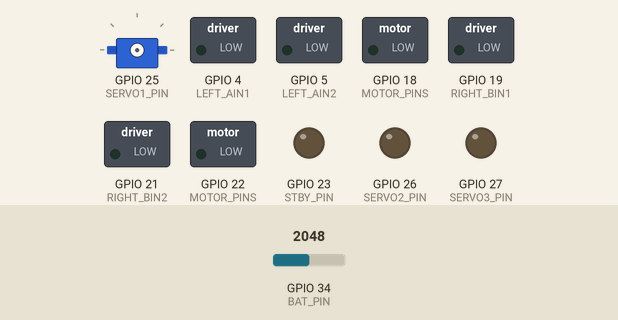
Simulated run of this sketch. Board: ESP32. On the bench: servo, switched loads named in the sketch (green lamp = pin HIGH), output pins drawn as LEDs (lit = HIGH). Inputs (shaded band) come from the test bench; at power-on: GPIO 34 (BAT_PIN) = 2048 (analog values on the 0–4095 scale). WiFi joins after 1.5 s; servers stay silent unless stated; no MQTT or app messages arrive unless stated; servo pulses on a pin are drawn as a servo (544–2400 µs = 0–180°); what the sketch prints to the serial monitor is not drawn.

Above: at 0.0 s.
At 1.0 s:
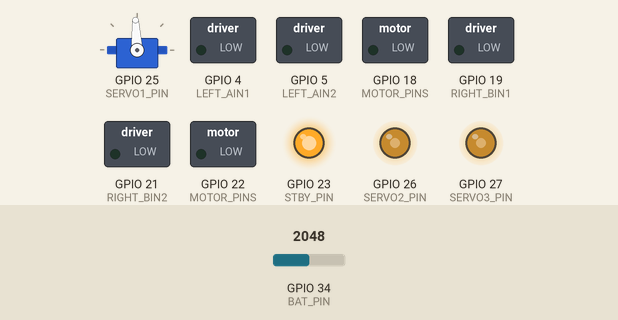
At 5.4 s:
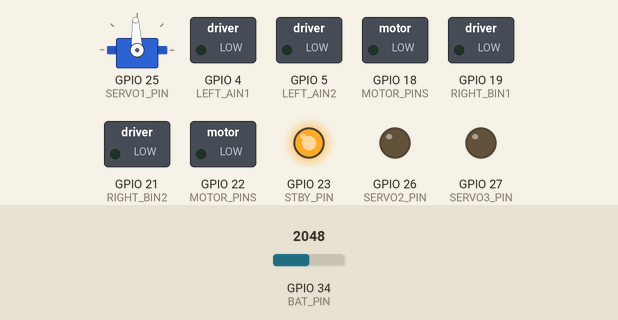
5.5 s: GPIO 34 (BAT_PIN) set to 2867
7.0 s: GPIO 34 (BAT_PIN) set to 2927
Timing chart, 0 to 10.0 s (numbered marks = the images above; inputs shaded):
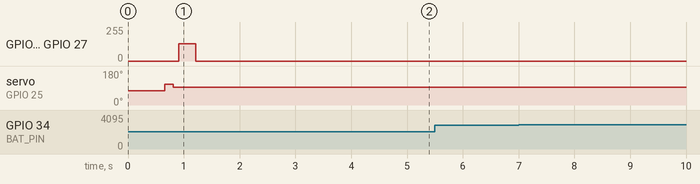

The sketch:

legotank_esp32.ino
```cpp
// (licence header left out)
#include <WiFi.h>
#include <PubSubClient.h>
#include <ArduinoJson.h>
#include "config.h"

// ============================================================
// 兼容 ESP32 Arduino Core 2.x 与 3.x 的 LEDC API 差异
// ============================================================
#if defined(ESP_ARDUINO_VERSION_MAJOR) && (ESP_ARDUINO_VERSION_MAJOR >= 3)
  #define LEDC_NEW_API 1
#else
  #define LEDC_NEW_API 0
#endif

// 电机 / 舵机 PWM 引脚
const uint8_t MOTOR_PINS[2] = { LEFT_PWM, RIGHT_PWM };
const uint8_t SERVO_PINS[3] = { SERVO1_PIN, SERVO2_PIN, SERVO3_PIN };

#if !LEDC_NEW_API
// Core 2.x 需要手动分配通道号
const uint8_t MOTOR_CH[2] = { 0, 1 };
const uint8_t SERVO_CH[3] = { 2, 3, 4 };
const uint8_t SERVO23_CH[2] = { 5, 6 };  // M2/M3 直接PWM通道
#endif

// ============================================================
// 全局对象与状态
// ============================================================
WiFiClient   wifiClient;
PubSubClient mqttClient(wifiClient);

// 当前控制量
int16_t motorL = 0;   // 左电机：-255 ~ 255
int16_t motorR = 0;   // 右电机：-255 ~ 255
int16_t servoM1 = 90; // M1 舵机角度：0 ~ 180
uint8_t servoM2 = 0;   // M2 电平：0 ~ 255（直接 PWM）
uint8_t servoM3 = 0;   // M3 电平：0 ~ 255（直接 PWM）

uint32_t lastCmdMs    = 0;  // 上次收到指令的时间
uint32_t telemetryMs  = 0;  // 上次遥测发送时间
bool     wifiWasConnected = false; // 用于检测 WiFi 断线重连

// RSSI 持续过低重连配置（可通过 MQTT tank/cmd 下发修改）
int rssiReconnectThreshold = -75;         // 默认 -75dBm
unsigned long rssiReconnectDelayMs = 10000; // 默认持续 10 秒才触发重连
unsigned long rssiBelowThresholdSince = 0;  // RSSI 首次低于阈值的时间戳

// 电机换向保护状态
int16_t  appliedMotorL = 0;          // 最近一次实际输出到驱动的左电机值
int16_t  appliedMotorR = 0;          // 最近一次实际输出到驱动的右电机值
uint32_t directionChangeHoldEnd = 0; // 换向保持结束时间
bool     directionChangeHolding = false;

// ============================================================
// LEDC 辅助函数
// ============================================================
bool pwmAttach(uint8_t pin, uint32_t freq, uint8_t resolution, uint8_t channel) {
#if LEDC_NEW_API
  (void)channel;
  bool ok = ledcAttach(pin, freq, resolution);
  if (!ok) {
    Serial.print("[PWM] 引脚 ");
    Serial.print(pin);
    Serial.println(" 初始化失败");
  }
  return ok;
#else
  ledcSetup(channel, freq, resolution);
  ledcAttachPin(pin, channel);
  return true;
#endif
}

void pwmWrite(uint8_t pin, uint8_t channel, uint32_t duty) {
#if LEDC_NEW_API
  (void)channel;
  ledcWrite(pin, duty);
#else
  ledcWrite(channel, duty);
#endif
}

// ============================================================
// 电机控制
// ============================================================
void setMotor(uint8_t side, int speed) {
  if (side > 1) return;

  speed = constrain(speed, -255, 255);

  uint8_t in1, in2;
  if (side == 0) {
    in1 = LEFT_AIN1;
    in2 = LEFT_AIN2;
  } else {
    in1 = RIGHT_BIN1;
    in2 = RIGHT_BIN2;
  }

  if (speed > 0) {
    digitalWrite(in1, HIGH);
    digitalWrite(in2, LOW);
  } else if (speed < 0) {
    digitalWrite(in1, LOW);
    digitalWrite(in2, HIGH);
  } else {
    // 刹车/停止：两片输入都拉低
    digitalWrite(in1, LOW);
    digitalWrite(in2, LOW);
  }

  uint32_t duty = abs(speed);  // 8 位分辨率，0-255
#if !LEDC_NEW_API
  uint8_t ch = MOTOR_CH[side];
#else
  uint8_t ch = 0;
#endif
  pwmWrite(MOTOR_PINS[side], ch, duty);
}

// ============================================================
// 舵机控制（角度 -> 脉宽 -> 16 位占空比）
// ============================================================
void setServo(uint8_t idx, int angle) {
  if (idx > 2) return;

  angle = constrain(angle, 0, 180);

  // 把角度映射为脉宽（微秒）
  int pulseUs = map(angle, 0, 180, SERVO_MIN_US, SERVO_MAX_US);

  // 50Hz 周期 = 20000us，16 位最大值为 65535
  uint32_t maxDuty = (1UL << SERVO_RES) - 1;
  uint32_t duty = (uint32_t)((pulseUs / 20000.0) * maxDuty);
  duty = constrain(duty, 0, maxDuty);

#if !LEDC_NEW_API
  uint8_t ch = SERVO_CH[idx];
#else
  uint8_t ch = 0;
#endif
  pwmWrite(SERVO_PINS[idx], ch, duty);

  Serial.print("[Servo] M");
  Serial.print(idx + 1);
  Serial.print(" angle=");
  Serial.print(angle);
  Serial.print(" pulse=");
  Serial.print(pulseUs);
  Serial.print("us duty=");
  Serial.println(duty);
}

// M2/M3 直接 PWM 输出（电平值 0-255）
void setServoLevel(uint8_t idx, uint8_t level) {
  // idx: 0=M2, 1=M3
  uint32_t maxDuty = (1UL << SERVO23_RES) - 1;
  uint32_t duty = (uint32_t)level * maxDuty / 255;
  duty = constrain(duty, 0, maxDuty);

  uint8_t pin = (idx == 0) ? SERVO2_PIN : SERVO3_PIN;
#if !LEDC_NEW_API
  uint8_t ch = SERVO23_CH[idx];
#else
  uint8_t ch = 0;
#endif
  pwmWrite(pin, ch, duty);
}

// ============================================================
// 电池电压检测
// ============================================================
float readBatteryVoltage() {
  const int samples = 20;
  long sum = 0;
  for (int i = 0; i < samples; i++) {
    sum += analogRead(BAT_PIN);
    delayMicroseconds(100);
  }
  float adcAvg = sum / (float)samples;
  float vAdc = adcAvg * ADC_REF / ADC_MAX;
  float divider = BAT_R2 / (BAT_R1 + BAT_R2);
  return vAdc / divider;
}

// 保留两位小数（用于遥测 JSON）
float round2(float value) {
  return round(value * 100.0) / 100.0;
}

// ============================================================
// 输出同步
// ============================================================
// 电机输出，带换向保护：检测到方向切换时先强制输出 0 一段时间
void applyMotorOutputs() {
  int signL = (motorL > 0) ? 1 : (motorL < 0) ? -1 : 0;
  int signR = (motorR > 0) ? 1 : (motorR < 0) ? -1 : 0;
  int appliedSignL = (appliedMotorL > 0) ? 1 : (appliedMotorL < 0) ? -1 : 0;
  int appliedSignR = (appliedMotorR > 0) ? 1 : (appliedMotorR < 0) ? -1 : 0;

  bool dirChanged =
    (signL != 0 && appliedSignL != 0 && signL != appliedSignL) ||
    (signR != 0 && appliedSignR != 0 && signR != appliedSignR);

  if (dirChanged && !directionChangeHolding) {
    directionChangeHolding = true;
    directionChangeHoldEnd = millis() + DIRECTION_CHANGE_HOLD_MS;
    Serial.println("[MotorProtect] 检测到电机换向，强制停转保护");
  }

  if (directionChangeHolding) {
    setMotor(0, 0);
    setMotor(1, 0);
    appliedMotorL = 0;
    appliedMotorR = 0;
    if ((int32_t)(millis() - directionChangeHoldEnd) >= 0) {
      directionChangeHolding = false;
    }
    return;
  }

  setMotor(0, motorL);
  setMotor(1, motorR);
  appliedMotorL = motorL;
  appliedMotorR = motorR;
}

// 输出同步
void applyOutputs() {
  applyMotorOutputs();
  setServo(0, servoM1);
  setServoLevel(0, servoM2);
  setServoLevel(1, servoM3);
}

void stopAllMotors() {
  motorL = 0;
  motorR = 0;
  setMotor(0, 0);
  setMotor(1, 0);
  appliedMotorL = 0;
  appliedMotorR = 0;
  directionChangeHolding = false;
}

// ============================================================
// MQTT 指令解析
// ============================================================
void parseCommand(const char* json) {
  JsonDocument doc;
  DeserializationError error = deserializeJson(doc, json);

  if (error) {
    Serial.print("[MQTT] JSON 解析失败: ");
    Serial.println(error.c_str());
    return;
  }

  // 所有字段均为可选；缺失字段保持上一次值
  if (doc.containsKey("L"))  motorL  = (int16_t)doc["L"];
  if (doc.containsKey("R"))  motorR  = (int16_t)doc["R"];
  if (doc.containsKey("M1")) servoM1 = (int16_t)doc["M1"];
  if (doc.containsKey("M2")) servoM2 = (uint8_t)doc["M2"];
  if (doc.containsKey("M3")) servoM3 = (uint8_t)doc["M3"];

  // RSSI 重连参数（可通过上位机实时调整）
  if (doc.containsKey("rssi_threshold")) {
    rssiReconnectThreshold = (int)doc["rssi_threshold"];
    rssiBelowThresholdSince = 0;
    Serial.printf("[WiFi] RSSI 重连阈值已更新为 %d dBm\n", rssiReconnectThreshold);
  }
  if (doc.containsKey("rssi_delay")) {
    rssiReconnectDelayMs = (unsigned long)doc["rssi_delay"];
    rssiBelowThresholdSince = 0;
    Serial.printf("[WiFi] RSSI 重连延迟已更新为 %lu ms\n", rssiReconnectDelayMs);
  }

  applyOutputs();
  lastCmdMs = millis();

  Serial.println("[MQTT] 已执行控制指令");
}

void mqttCallback(char* topic, byte* payload, unsigned int length) {
  if (strcmp(topic, TOPIC_CMD) != 0) return;

  char buf[MQTT_BUFFER_SIZE];
  if (length >= sizeof(buf)) length = sizeof(buf) - 1;
  memcpy(buf, payload, length);
  buf[length] = '\0';

  Serial.print("[MQTT] 收到指令: ");
  Serial.println(buf);

  parseCommand(buf);
}

// ============================================================
// 网络与 MQTT 连接
// ============================================================
void setupWiFi() {
  Serial.print("[WiFi] 连接 ");
  Serial.print(WIFI_SSID);
  WiFi.begin(WIFI_SSID, WIFI_PASS);

  int attempt = 0;
  while (WiFi.status() != WL_CONNECTED && attempt < 20) {
    delay(100);
    Serial.print(".");
    attempt++;
  }

  if (WiFi.status() == WL_CONNECTED) {
    Serial.println();
    Serial.print("[WiFi] 已连接，IP: ");
    Serial.println(WiFi.localIP());
  } else {
    Serial.println();
    Serial.println("[WiFi] 连接失败，稍后重试");
  }
}

bool ensureWiFi() {
  if (WiFi.status() == WL_CONNECTED) {
    int32_t rssi = WiFi.RSSI();
    if (rssi < rssiReconnectThreshold) {
      if (rssiBelowThresholdSince == 0) {
        rssiBelowThresholdSince = millis();
        Serial.printf("[WiFi] 控制板信号强度 %d dBm 低于阈值 %d dBm，开始计时 %lu ms\n",
                      rssi, rssiReconnectThreshold, rssiReconnectDelayMs);
      } else if (millis() - rssiBelowThresholdSince >= rssiReconnectDelayMs) {
        Serial.printf("[WiFi] 信号强度持续低于阈值 %lu ms，触发重连\n",
                      millis() - rssiBelowThresholdSince);
        rssiBelowThresholdSince = 0;
        WiFi.disconnect();
        delay(100);
        setupWiFi();
        wifiWasConnected = false;
        return (WiFi.status() == WL_CONNECTED);
      }
    } else {
      rssiBelowThresholdSince = 0;  // 信号恢复，重置计时
    }

    if (!wifiWasConnected) {
      Serial.println("[WiFi] 连接已恢复");
      mqttClient.disconnect();
    }
    wifiWasConnected = true;
    return true;
  }

  rssiBelowThresholdSince = 0;
  if (wifiWasConnected) {
    Serial.println("[WiFi] 连接断开，尝试重连...");
    wifiWasConnected = false;
  }
  WiFi.disconnect();
  setupWiFi();
  return (WiFi.status() == WL_CONNECTED);
}

void reconnectMQTT() {
  while (!mqttClient.connected()) {
    Serial.print("[MQTT] 尝试连接服务器...");
    bool ok;

    if (strlen(MQTT_USER) > 0) {
      ok = mqttClient.connect(MQTT_CLIENT_ID, MQTT_USER, MQTT_PASS);
    } else {
      ok = mqttClient.connect(MQTT_CLIENT_ID);
    }

    if (ok) {
      Serial.println("已连接");
      mqttClient.subscribe(TOPIC_CMD);
      Serial.print("[MQTT] 已订阅: ");
      Serial.println(TOPIC_CMD);
    } else {
      Serial.print("失败，状态码=");
      Serial.print(mqttClient.state());
      Serial.println("，0.3秒后重试");
      delay(300);
    }
  }
}

// ============================================================
// 遥测上报
// ============================================================
void publishTelemetry() {
  JsonDocument doc;

  doc["vbat"]   = round2(readBatteryVoltage());
  doc["L"]      = appliedMotorL;  // 上报实际输出到驱动芯片的值
  doc["R"]      = appliedMotorR;
  doc["M1"]     = servoM1;
  doc["M2"]     = servoM2;
  doc["M3"]     = servoM3;
  doc["ctrlrssi"]   = WiFi.RSSI();
  doc["uptime"] = millis();

  char buf[384];
  size_t n = serializeJson(doc, buf);

  bool ok = mqttClient.publish(TOPIC_TELEMETRY, buf, n);

  if (ok) {
    Serial.print("[Telemetry] ");
    Serial.println(buf);
  } else {
    Serial.println("[Telemetry] 发送失败，数据过大或网络断开");
  }
}

// ============================================================
// 初始化
// ============================================================
void setup() {
  Serial.begin(115200);
  delay(500);
  Serial.println("\n[Init] 玩具坦克 ESP32 控制板启动");

  // 配置 GPIO
  pinMode(LEFT_AIN1, OUTPUT);
  pinMode(LEFT_AIN2, OUTPUT);
  pinMode(RIGHT_BIN1, OUTPUT);
  pinMode(RIGHT_BIN2, OUTPUT);
  pinMode(STBY_PIN, OUTPUT);

  // 使能电机驱动板
  digitalWrite(STBY_PIN, HIGH);

  // 电机 PWM
  bool pwmOk = true;
  pwmOk &= pwmAttach(LEFT_PWM,  MOTOR_FREQ, MOTOR_RES, 0);
  pwmOk &= pwmAttach(RIGHT_PWM, MOTOR_FREQ, MOTOR_RES, 1);

  // 舵机 PWM
  pwmOk &= pwmAttach(SERVO1_PIN, SERVO_FREQ, SERVO_RES, 2);
  pwmOk &= pwmAttach(SERVO2_PIN, SERVO23_FREQ, SERVO23_RES, 5);
  pwmOk &= pwmAttach(SERVO3_PIN, SERVO23_FREQ, SERVO23_RES, 6);

  if (!pwmOk) {
    Serial.println("[Init] 部分 PWM 初始化失败，请检查引脚或 LEDC 通道");
  } else {
    Serial.println("[Init] PWM 初始化完成");
  }

  // 电池 ADC
  analogReadResolution(12);
  analogSetAttenuation(ADC_11db);

  // 初始状态：停车、舵机居中
  applyOutputs();

  // 舵机自检：M1 摆动，M2/M3 电平闪烁，便于确认硬件接线正常
  Serial.println("[Init] 舵机自检开始");
  setServo(0, 60);
  delay(150);
  setServo(0, 120);
  delay(150);
  setServo(0, 90);
  delay(100);
  setServoLevel(0, 128);
  setServoLevel(1, 128);
  delay(300);
  setServoLevel(0, 0);
  setServoLevel(1, 0);
  Serial.println("[Init] 舵机自检结束");

  // 网络
  setupWiFi();

  // MQTT
  mqttClient.setServer(MQTT_HOST, MQTT_PORT);
  mqttClient.setCallback(mqttCallback);
  mqttClient.setBufferSize(MQTT_BUFFER_SIZE);

  lastCmdMs   = millis();
  telemetryMs = millis();
}

// ============================================================
// 主循环
// ============================================================
void loop() {
  bool wifiOk = ensureWiFi();

  if (wifiOk) {
    if (!mqttClient.connected()) {
      reconnectMQTT();
    }
    mqttClient.loop();
  }

  // 看门狗：超时未收到指令则停车，伺服电机保持原位
  if (millis() - lastCmdMs > WATCHDOG_MS) {
    stopAllMotors();
    setServo(0, servoM1);
    setServoLevel(0, servoM2);
    setServoLevel(1, servoM3);
    // 只打印一次，避免刷屏
    static uint32_t lastWarn = 0;
    if (millis() - lastWarn > 1000) {
      Serial.println("[Watchdog] 指令超时，已自动停车，伺服保持原位");
      lastWarn = millis();
    }
  }

  // 定时遥测
  if (millis() - telemetryMs >= TELEMETRY_MS) {
    publishTelemetry();
    telemetryMs = millis();
  }

  delay(1);  // 喂 ESP32 看门狗
}
```

config.h
```cpp
// (licence header left out)
#ifndef TANK_CONFIG_H
#define TANK_CONFIG_H

// ========== 引脚定义 ==========
// 左电机 (TB6612FNG 或类似驱动)
#define LEFT_AIN1   4
#define LEFT_AIN2   5
#define LEFT_PWM    18

// 右电机
#define RIGHT_BIN1  19
#define RIGHT_BIN2  21
#define RIGHT_PWM   22

// STBY (驱动板使能)
#define STBY_PIN    23

// 舵机
#define SERVO1_PIN  25   // M1：换挡
#define SERVO2_PIN  26   // M2：大灯
#define SERVO3_PIN  27   // M3：晃动逗猫棒

// 电池检测 (GPIO34，ADC1_CH6)
#define BAT_PIN     34

// ========== PWM 参数 ==========
#define MOTOR_FREQ  20000   // 电机 PWM 频率 20kHz
#define MOTOR_RES   8       // 8 位分辨率 (0-255)

#define SERVO_FREQ  50      // 舵机 PWM 频率 50Hz
#define SERVO_RES   16      // 16 位分辨率 (0-65535)

#define SERVO23_FREQ  1200   // M2/M3 直接 PWM 频率 (4×300Hz，无频闪)
#define SERVO23_RES   8      // 8 位分辨率 (0-255)

// 舵机角度对应的脉宽（微秒），可按实际舵机微调
#define SERVO_MIN_US  1000   // 0°
#define SERVO_MAX_US  2000  // 180°

// ========== 电池检测参数 ==========
// 分压电阻：BAT+ ---[100k]--- ADC ---[30k]--- GND
// ADC 引脚电压 = Vbat * R2 / (R1 + R2)
#define BAT_R1      95100.0    // 实际值，电阻有误差
#define BAT_R2      26500.0      // 实际值，电阻有误差
#define ADC_REF     3.3
#define ADC_MAX     4095.0   // 12 位 ADC

// 3S LiPo 参考值（用于可选的电量百分比估算）
#define BAT_3S_MAX  12.6
#define BAT_3S_MIN  9.9

// ========== 网络 / MQTT 配置 ==========
// 请修改成你自己的 WiFi 和 MQTT 服务器信息
#define WIFI_SSID   "8-2-102"
#define WIFI_PASS   "go192837"

#define MQTT_HOST   "192.168.2.45"
#define MQTT_PORT   1883
#define MQTT_USER   ""        // 无认证时留空
#define MQTT_PASS   ""

// 主题定义
#define TOPIC_CMD        "tank/cmd"              // 上位机 -> ESP32 控制指令
#define TOPIC_TELEMETRY  "tank/telemetry/control" // ESP32 -> 上位机遥测数据

// MQTT 客户端 ID（建议每台设备唯一）
#define MQTT_CLIENT_ID   "tank-esp32-001"

// ========== 运行时参数 ==========
#define TELEMETRY_MS     50       // 遥测上报间隔（毫秒）
#define WATCHDOG_MS      500      // 指令超时保护（毫秒），超时自动停车
#define DIRECTION_CHANGE_HOLD_MS 50  // 电机换向时强制停转保持时间（毫秒）
#define MQTT_BUFFER_SIZE 1024     // MQTT 收发缓冲区

#endif // TANK_CONFIG_H
```
